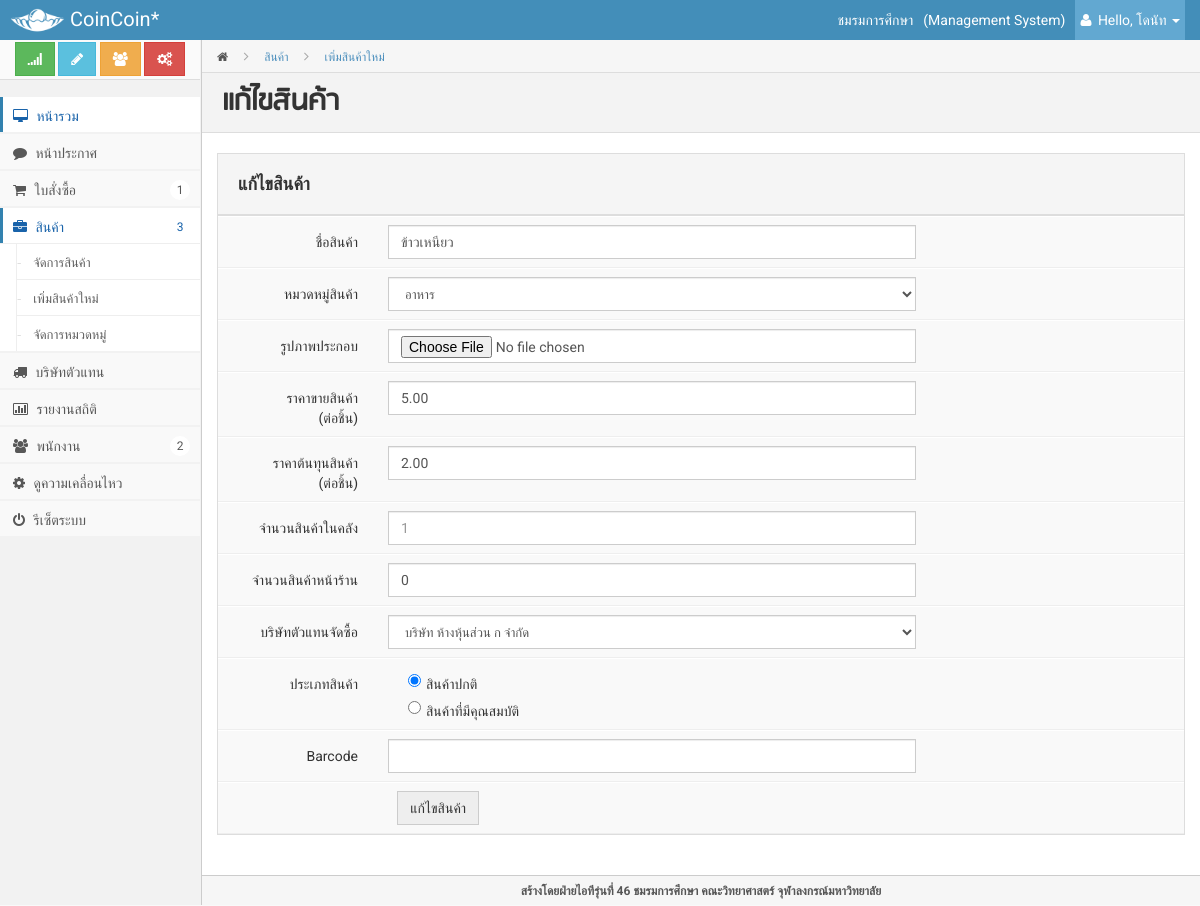
Page /admin/index.php?page=editproduct&pid=1 (signed in) on the committed database.
### tables this page shows
CREATE TABLE IF NOT EXISTS `whmakeproduct` (
  `productid` int(5) NOT NULL,
  `warehouseid` int(5) NOT NULL,
  PRIMARY KEY (`warehouseid`,`productid`),
  KEY `productidFK` (`productid`)
);

CREATE TABLE IF NOT EXISTS `product` (
  `productid` int(10) NOT NULL AUTO_INCREMENT,
  `pname` varchar(100) NOT NULL,
  `catid` int(3) NOT NULL,
  `pic` varchar(200) DEFAULT NULL,
  `price` decimal(10,2) NOT NULL,
  `cost` decimal(10,2) DEFAULT NULL,
  `stock` int(5) NOT NULL,
  `type` int(2) NOT NULL,
  `barcode` varchar(13) DEFAULT NULL,
  `parentid` int(10) DEFAULT NULL,
  PRIMARY KEY (`productid`),
  KEY `catid` (`catid`)
);

CREATE TABLE IF NOT EXISTS `category` (
  `catid` int(2) NOT NULL AUTO_INCREMENT COMMENT 'ID หมวดหมู่',
  `description` varchar(100) DEFAULT NULL COMMENT 'ชื่อหมวดหมู่',
  `ranking` int(3) NOT NULL,
  PRIMARY KEY (`catid`),
  UNIQUE KEY `description` (`description`)
);

### admin/modules/editproduct.php (the view, shortened to what this page needs)
<?php
	$action =  (isset($_GET["action"])) ? $_GET["action"] : '';
	$pid =  (isset($_GET["pid"])) ? $_GET["pid"] : '';
	if(isset($_GET["pid"])) {
		$sqllist = "SELECT * FROM product p LEFT OUTER JOIN whmakeproduct whp ON p.productid=whp.productid LEFT OUTER JOIN warehouse wh ON wh.warehouseid = whp.warehouseid WHERE p.productid=$pid ";
		$query= mysqli_query($connect, $sqllist);
		$row = mysqli_fetch_array($query);
	}
?>
        <div class="page-head">
            <div class="bread-crumb">
                <a href="index.html"><i class="icon-home"></i></a>
                <i class="icon-angle-right"></i>
                <a href="index.php?page=product" class="bread-current">สินค้า</a>
				<i class="icon-angle-right"></i>
                <a href="#" class="bread-current">เพิ่มสินค้าใหม่</a>
            </div>
            <h3 class="content-heading">แก้ไขสินค้า</h3>
        </div>
        <div class="matter">
            <div class="container">
                <div class="row">
					<div class="col-md-12">
			<?php
			if($action=="edit"){
					$product_name = $_POST['product_name'];
					$product_catid = $_POST['product_catid'];
					$product_type = $_POST['product_type'];
					$product_warehouse = $_POST['product_warehouse'];
					$subproduct = $_POST['subproduct'];
					$productid =  (isset($_POST["productid"])) ? $_POST["productid"] : '';
					$uploadimg = false;
					if($product_name==NULL || $product_catid==NULL || $product_type==NULL || $product_warehouse==NULL) {
						echo "<h1>คุณกรอกข้อมูลไม่ครบค่ะ</h1>";
						exit();
					}
					if ($_FILES["fileUpload"]["name"] != NULL)  {
						$uploadimg = true;
						$random_digit=rand(000000,999999);
						$sepext = explode('.', strtolower($_FILES['fileUpload']['name']));
						$type = end($sepext);
						 $images = $_FILES["fileUpload"]["tmp_name"];
						 $typeupload =($_FILES["fileUpload"]["type"] );
						 $nameimages = $random_digit.".".$type;
						 copy($_FILES["fileUpload"]["tmp_name"],"../productimages/".$nameimages);
					}
						$strSQL = "UPDATE product ";
						$strSQL .= "SET pname = '{$_POST['product_name']}' ,";
						$strSQL .= " catid = '{$_POST['product_catid']}' ,";
						if($uploadimg) $strSQL .= " pic = '$nameimages' ,";
						$strSQL .= " price = '{$_POST['product_price']}' ,";
						$strSQL .= " cost = '{$_POST['product_cost']}' ,";
						$strSQL .= " wStock = '{$_POST['product_wstock']}' ,";
						$strSQL .= " stock = '{$_POST['product_stock']}' ,";
						$strSQL .= " type = '{$_POST['product_type']}' ,";
						$strSQL .= " barcode = '{$_POST['product_barcode']}' ,";
						$strSQL .= " parentid = '$subproduct' ";
						$strSQL .=" WHERE productid = $productid";
						$objQuery = mysqli_query($connect, $strSQL) or die(mysqli_error());
						$objQuery2 = mysqli_query($connect, "UPDATE whmakeproduct SET warehouseid='{$_POST['product_warehouse']}' WHERE productid=$productid");
								if($objQuery) {
									echo "<div class=\"alert alert-success\">ระบบได้แก้ไข {$_POST['product_name']} เรียบร้อยแล้วค่ะ  <a href='index.php?page=infoproduct&pid={$_POST['subproduct']}'>[กลับ]</a></div>";
								} else {
									echo "<div class=\"alert alert-warning\">ไม่สามารถเพิ่ม {$_POST['product_name']} ได้ อาจจะเพราะชื่อนี้เคยถูกใช้ไปแล้วค่ะ</div>";
								}
			} else {
			?>
					<form action="index.php?page=editproduct&action=edit" method="POST" class="form-horizontal form-box" role="form" enctype="multipart/form-data">
                                    <h4 class="form-box-header">แก้ไขสินค้า</h4>
                                    <div class="form-box-content">
                                        <div class="form-group">
                                            <label class="col-lg-7 control-label">ชื่อสินค้า</label>
                                            <div class="col-lg-7">
                                                <input class="form-control" placeholder="" type="text" name="product_name" <?php echo "value=\"{$row['pname']}\"";?>>
                                            </div>
                                        </div>
										<div class="form-group">
                                            <label class="col-lg-5 control-label">หมวดหมู่สินค้า</label>
                                            <div class="col-lg-7">
													<select name="product_catid" class="form-control">
													<?php
													$sql = mysqli_query($connect, "SELECT catid, description FROM category ORDER BY ranking");
													while($result = mysqli_fetch_array($sql)) {
														echo "<option value=\"{$result['catid']}\" ";
																	if($result['catid'] == $row['catid']) echo "selected";
														echo ">{$result['description']}</option>";
													}
													?>
													</select>
                                            </div>
                                        </div>
										<div class="form-group">
                                            <label class="col-lg-5 control-label">รูปภาพประกอบ</label>
                                            <div class="col-lg-7">
                                                <input type="file" name="fileUpload" class="form-control"/>
                                            </div>
                                        </div>
										<div class="form-group">
                                            <label class="col-lg-5 control-label">ราคาขายสินค้า<br>(ต่อชิ้น)</label>
                                            <div class="col-lg-7">
                                                <input class="form-control" placeholder="0.00" type="text" name="product_price" <?php echo "value=\"{$row['price']}\"";?>>
                                            </div>
                                        </div>
										<div class="form-group">
                                            <label class="col-lg-5 control-label">ราคาต้นทุนสินค้า<br>(ต่อชิ้น)</label>
                                            <div class="col-lg-7">
                                                <input class="form-control" placeholder="0.00" type="text" name="product_cost" <?php echo "value=\"{$row['cost']}\"";?>>
                                            </div>
                                        </div>
                                        <div class="form-group">
                                            <label class="col-lg-5 control-label">จำนวนสินค้าในคลัง</label>
                                            <div class="col-lg-7">
                                                <input class="form-control" placeholder="1" type="text" name="product_wstock" <?php echo "value=\"{$row['wStock']}\"";?>>
                                            </div>
                                        </div>
										<div class="form-group">
                                            <label class="col-lg-5 control-label">จำนวนสินค้าหน้าร้าน</label>
                                            <div class="col-lg-7">
                                                <input class="form-control" placeholder="1" type="text" name="product_stock" <?php echo "value=\"{$row['stock']}\"";?>>
                                            </div>
                                        </div>
										<div class="form-group">
                                            <label class="col-lg-5 control-label">บริษัทตัวแทนจัดซื้อ</label>
                                            <div class="col-lg-7">
                                                <select name="product_warehouse" class="form-control" >
													<?php
													$sql = mysqli_query($connect, "SELECT warehouseid, wname FROM warehouse");
													while($result = mysqli_fetch_array($sql)) {
														echo "<option value=\"{$result['warehouseid']}\" ";
														if($result['warehouseid'] == $row['warehouseid']) echo "selected";
														echo ">{$result['wname']}</option>";
													}
													?>
												</select>
                                            </div>
                                        </div>
										<div class="form-group">
                                            <label class="col-lg-5 control-label">ประเภทสินค้า</label>
                                            <div class="col-lg-8">
                                                <div class="radio">
                                                    <label>
                                                        <input type="radio" name="product_type" id="optionsRadios1"
                                                               value="1" <?php if($row['type'] == 1) echo "checked";?>>สินค้าปกติ
                                                    </label>
                                                </div>
                                                <div class="radio">
                                                    <label>
                                                        <input type="radio" name="product_type" id="optionsRadios2"
                                                               value="2" <?php if($row['type'] == 2) echo "checked";?>>สินค้าที่มีคุณสมบัติ
                                                    </label>
                                                </div>
                                            </div>
                                        </div>
										<div class="form-group">
                                            <label class="col-lg-5 control-label">Barcode</label>
                                            <div class="col-lg-7">
                                                <input class="form-control" placeholder="" type="text" name="product_barcode" <?php echo "value=\"{$row['barcode']}\"";?>>
                                            </div>
                                        </div>
                                        <div class="form-group">
                                            <div class="col-lg-offset-2 col-lg-9">
                                                <button type="submit" class="btn btn-default">แก้ไขสินค้า</button>
                                            </div>
                                        </div>
                                    </div>
                    </form>
					<?php } ?>
					</div>
                </div>
            </div>
        </div>

### admin/style/style.css (style rules this page uses)
* { border-radius: 0 !important; filter: progid:DXImageTransform.Microsoft.gradient(enabled = false) !important; text-shadow: none !important; font-family: Roboto,"Helvetica Neue",Helvetica, sans-serif; }
form * { font-family: Roboto,"Helvetica Neue",Helvetica, sans-serif; }
input, textarea { background-image: none !important; border: 1px solid #ccc !important; font-family: Roboto,"Helvetica Neue",Helvetica, sans-serif !important; }
select { font-size: 13px !important; }
input[type="radio"], input[type="checkbox"] { margin: 0px 0 0 !important; margin-right: 5px !important; line-height: 23px !important; border:0px !important; }
.btn { background-image: none !important; font-family: Roboto,"Helvetica Neue",Helvetica, sans-serif; outline: 0 none; }
body { background-color: #F9F9F9; color: #333333; font-family: Roboto,"Helvetica Neue",Helvetica,Arial,sans-serif; font-size: 14px; -webkit-font-smoothing: antialiased; line-height: 20px; padding-top: 40px; }
h1, h2, h3, h4, h5, h6, .h1, .h2, .h3, .h4, .h5, .h6 { font-family: Roboto,"Helvetica Neue",Helvetica,Arial,sans-serif; font-weight: 700; line-height: 20px; }
h1, h2, h3 { line-height: 40px; margin-bottom: 10px; margin-top: 20px; }
h4, h5, h6 { margin-bottom: 10px; margin-top: 10px; }
h3, .h3 { font-size: 24px; }
h4, .h4 { font-size: 18px; }
a { color: #4C8FBD; }
label { font-weight: 400; }
.btn-default { background: #EEEEEE !important; }
form { margin: 10px; }
form label { font-weight: 400; }
.form-horizontal .control-label { width: 150px; }
.form-box { background-color: #F9F9F9; border: 1px solid #DDDDDD; margin: 0 0 20px; }
.form-box-header { background-color: #F5F5F5; border-bottom: 2px solid #DDDDDD; margin: 0; padding: 20px; }
.form-box-content { padding: 0 15px; }
.form-box .form-group { border-bottom: 1px solid #EEEEEE; border-top: 1px solid #FFFFFF; margin: 0 -15px; padding: 8px 5px; }
.mainbar .container { max-width:100% !important; }
.mainbar .page-head { padding: 0 20px 0px; }
.mainbar .bread-crumb { background-color: #F6F6F6; border-bottom: 1px solid #DDDDDD; list-style: none outside none; margin: 0px -20px 20px; padding: 0 0 0 15px; }
.mainbar .bread-crumb > i { color: #aaa; line-height: 32px; padding: 0 12px; }
.mainbar .bread-crumb a { display: inline-block; color: #555; font-size: 12px; height: 30px; line-height: 32px; }
.mainbar .bread-crumb a.bread-current { color: #4C8FBD; text-decoration: none; }
.content-heading { font-family: 'rsu-regular'; font-size: 2.3em; border-top: 0 none; margin: -20px -20px 20px 0; background-color: #F3F3F3; border-bottom: 1px solid #DDDDDD; border-top: 1px solid #DDDDDD; padding: 10px 20px 9px; }
.mainbar .page-head .content-heading { margin: -20px -20px 20px; border-top: 0; }
.mainbar .matter { padding: 0 0 20px 0px; }

### rows in the picture
whmakeproduct: product_name "ข้าวเหนียว", product_price "5.00", product_cost "2.00", product_stock "0"
product: product_catid "อาหาร", type "☑ สินค้าปกติ", type "☐ สินค้าที่มีคุณสมบัติ"

### other values in the picture
$info['name'] "ชมรมการศึกษา"
$_SESSION["firstname"] "โดนัท"
form field product_warehouse "บริษัท ห้างหุ้นส่วน ก จำกัด"
